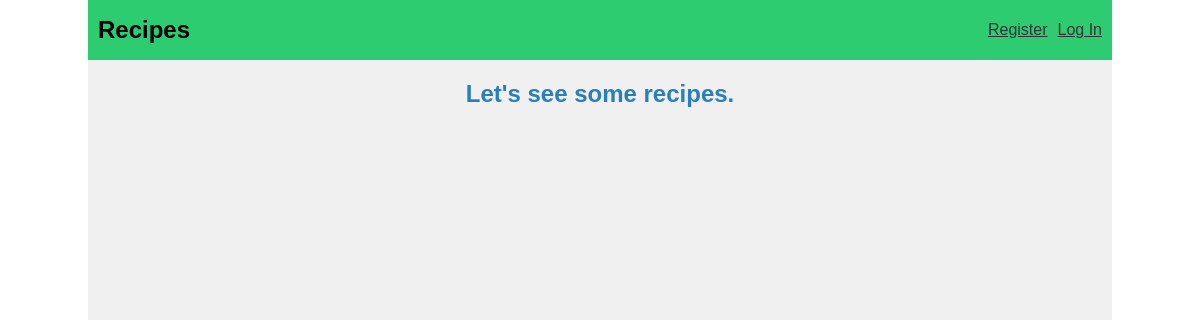
Before: / with the older database file.
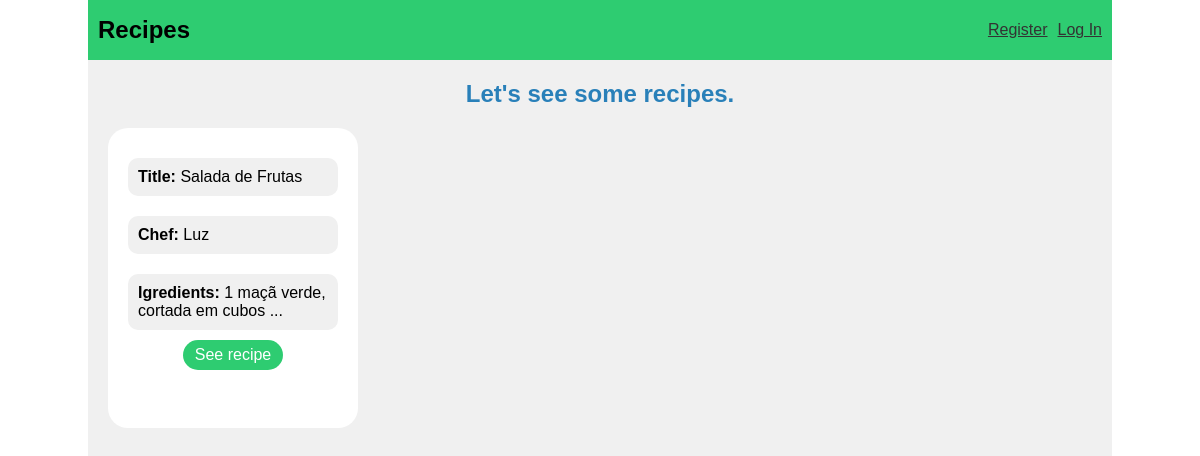
After: the same page with the newer database file.
### tables this page shows
CREATE TABLE recipe(
    id INTEGER PRIMARY KEY AUTOINCREMENT,
    chef_id INTEGER NOT NULL, 
    title  TEXT UNIQUE NOT NULL,
    Ingredients TEXT NOT NULL,
    instructions TEXT NOT NULL,
    preparation_time INTEGER NOT NULL,
    difficulty TEXT NOT NULL,
    Category TEXT NOT NULL,
    FOREIGN KEY (chef_id) REFERENCES user (id)
);

CREATE TABLE users (
    id INTEGER PRIMARY KEY AUTOINCREMENT,
    username TEXT UNIQUE NOT NULL,
    hash TEXT NOT NULL 
);

### recipes/recipes.py (the view)
@bp.route('/')
def index():
    db = get_db()
    recipes = db.execute(
        "SELECT r.id, title, ingredients, difficulty, username"
        "   FROM recipe r JOIN users u ON r.chef_id = u.id",
    ).fetchall()
    return render_template("recipes/index.html", recipes=recipes)

### recipes/auth.py (called while the page is built)
@bp.before_app_request
def load_logged_in_user():
    user_id = session.get("user_id")
    if user_id is None:
        g.user = None
    else:
        g.user = get_db().execute("SELECT * FROM users WHERE id = ?", (user_id,),).fetchone()

### recipes/db.py (called while the page is built)
def get_db():
    if 'db' not in g:
        g.db = sqlite3.connect(
            current_app.config['DATABASE'],
            detect_types=sqlite3.PARSE_DECLTYPES
        )
        g.db.row_factory = sqlite3.Row
    return g.db

### recipes/templates/recipes/index.html (shortened to what this page needs)
{% extends "layout.html" %}
{% block header %}
    <h1>Let's see some recipes.</h1>
{% endblock %}
{% block content %}
    <main>
        {% for recipe in recipes %}
            <div class="card-recipe">
                <p><span class="emphasis">Title:</span> {{recipe['title']}}</p>
                <p><span class="emphasis">Chef:</span> {{recipe['username']}}</p>
                <p><span class="emphasis">Igredients:</span> <span class="ingredients">{{recipe['ingredients']}}</span></p>
                <a class="submit_button card-button" href="{{ url_for('recipes.recipe') }}">See recipe</a>
            </div>
        {% endfor %}
    </main>
{% endblock %}

### recipes/templates/layout.html (shortened to what this page needs)
<!DOCTYPE html>
<html lang="en">
<head>
    <link rel="stylesheet" href="{{ url_for('static', filename='style.css') }}">
</head>
<body>
    <nav class="container">
        <h1>Recipes</h1>
        <ul>
            {% if g.user %}
            <li><a href="{{ url_for('recipes.create') }}">Create Recipe</a></li>
            <li><a href="{{ url_for('auth.logout') }}">Log out</a></li>
            {% else %}
            <li><a href="{{ url_for('auth.register') }}">Register</a></li>
            <li><a href="{{ url_for('auth.login') }}">Log In</a></li>
            {% endif %}
        </ul>
    </nav>
    <section class="content container">
        <header>
            {% block header %} {% endblock %}
        </header>
        {% block content %}
        {% endblock %}
</body>
</html>

### recipes/static/style.css (style rules this page uses)
* { padding: 0; margin: 0; box-sizing: border-box; font-family: Arial, Helvetica, sans-serif; }
.container { max-width: 1024px; margin: auto; }
nav { background-color: #2ecc71; height: 60px; display: flex; align-items: center; justify-content: space-between; }
nav ul { list-style: none; display: flex; gap: 10px; margin-right: 10px; }
nav ul li a { color: #333333; }
nav h1 { margin-left: 10px; }
header h1 { color: #2980b9; padding: 20px 0; }
.content { text-align: center; background-color: #F0F0F0; min-height: calc(100vh - 60px); }
main { display: flex; gap: 20px; width: 1004px; margin: 0 20px; }
.submit_button { background-color: #2ecc71; color: #fff; height: 30px; width: 100px; border-radius: 15px; border: none; cursor: pointer; }
.card-button { align-self: center; }
.card-recipe { text-align: left; padding: 20px; width: 250px; height: 300px; background-color: #fff; border-radius: 20px; display: flex; flex-direction: column; }
.card-recipe p { background-color: #F0F0F0; padding: 10px; margin: 10px 0; border-radius: 10px; }
.card-recipe a { display: flex; align-items: center; justify-content: center; text-decoration: none; }
.emphasis { font-weight: bold; }

Changed rows visible on the page:
added recipe: title "Salada de Frutas", username "Luz", ingredients "1 maçã verde, cortada em cubos ..."
